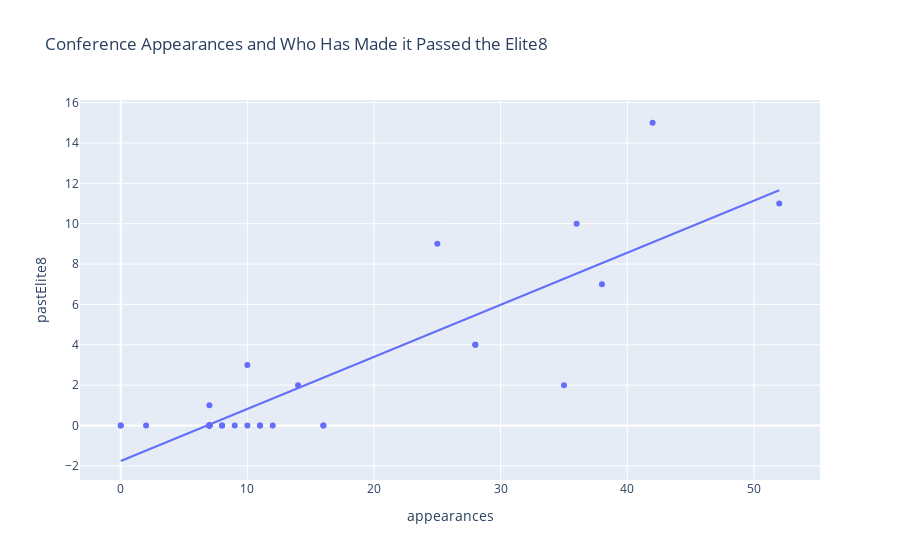

Notebook code for this chart:
### Code cell
fig = px.scatter(df, x="appearances", y="pastElite8", title="Conference Appearances and Who Has Made it Passed the Elite8", hover_name=conference, hover_data=['conference'], trendline="ols")
fig.show()

### Figure 1 — Plotly figure (JSON) as saved in the notebook; plotly's stock layout.template omitted (floating-point values rounded to 4 significant figures)
{"data": [{"customdata": [["ACC"], ["BE"], ["B10"], ["SEC"], ["B12"], ["P12"], ["Amer"], ["WCC"], ["MVC"], ["A10"], ["Horz"], ["Ind"], ["NEC"], ["MAAC"], ["Ivy"], ["Pat"], ["BW"], ["WAC"], ["BSth"], ["MEAC"], ["SWAC"], ["GWC"], ["Sum"], ["Slnd"], ["CUSA"], ["AE"], ["SB"], ["OVC"], ["CAA"], ["ind"], ["SC"], ["ASun"], ["BSky"], ["MAC"], ["MWC"]], "hovertemplate": "<b>%{hovertext}</b><br><br>appearances=%{x}<br>pastElite8=%{y}<br>conference=%{customdata[0]}<extra></extra>", "hovertext": ["ACC", "BE", "B10", "SEC", "B12", "P12", "Amer", "WCC", "MVC", "A10", "Horz", "Ind", "NEC", "MAAC", "Ivy", "Pat", "BW", "WAC", "BSth", "MEAC", "SWAC", "GWC", "Sum", "Slnd", "CUSA", "AE", "SB", "OVC", "CAA", "ind", "SC", "ASun", "BSky", "MAC", "MWC"], "legendgroup": "", "marker": {"color": "#636efa", "symbol": "circle"}, "mode": "markers", "name": "", "orientation": "v", "showlegend": false, "type": "scatter", "x": [42, 52, 36, 25, 38, 28, 28, 10, 14, 35, 7, 0, 7, 7, 7, 7, 7, 8, 10, 7, 7, 0, 7, 7, 16, 7, 12, 8, 11, 2, 11, 9, 7, 7, 16], "xaxis": "x", "y": [15, 11, 10, 9, 7, 4, 4, 3, 2, 2, 1, 0, 0, 0, 0, 0, 0, 0, 0, 0, 0, 0, 0, 0, 0, 0, 0, 0, 0, 0, 0, 0, 0, 0, 0], "yaxis": "y"}, {"hovertemplate": "<b>OLS trendline</b><br>pastElite8 = 0.257938 * appearances + -1.75671<br>R<sup>2</sup>=0.750327<br><br>appearances=%{x}<br>pastElite8=%{y} <b>(trend)</b><extra></extra>", "legendgroup": "", "marker": {"color": "#636efa", "symbol": "circle"}, "mode": "lines", "name": "", "showlegend": false, "type": "scatter", "x": [0, 0, 2, 7, 7, 7, 7, 7, 7, 7, 7, 7, 7, 7, 7, 7, 8, 8, 9, 10, 10, 11, 11, 12, 14, 16, 16, 25, 28, 28, 35, 36, 38, 42, 52], "xaxis": "x", "y": [-1.757, -1.757, -1.241, 0.04885, 0.04885, 0.04885, 0.04885, 0.04885, 0.04885, 0.04885, 0.04885, 0.04885, 0.04885, 0.04885, 0.04885, 0.04885, 0.3068, 0.3068, 0.5647, 0.8227, 0.8227, 1.081, 1.081, 1.339, 1.854, 2.37, 2.37, 4.692, 5.466, 5.466, 7.271, 7.529, 8.045, 9.077, 11.66], "yaxis": "y"}], "layout": {"legend": {"tracegroupgap": 0}, "title": {"text": "Conference Appearances and Who Has Made it Passed the Elite8"}, "xaxis": {"anchor": "y", "domain": [0, 1], "title": {"text": "appearances"}}, "yaxis": {"anchor": "x", "domain": [0, 1], "title": {"text": "pastElite8"}}}}
